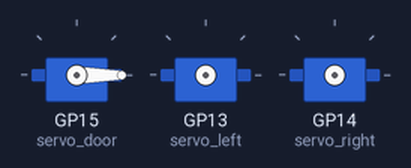
Bench run of a program on a simulated Raspberry Pi Pico running MicroPython. Shown: 3 × servo. Servo angles are drawn from the pulse width (0.5 ms = 0°, 2.5 ms = 180°).

Above: at 0.1 s.
At 2.1 s:
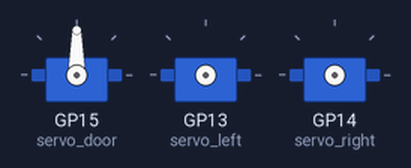
At 8.1 s:
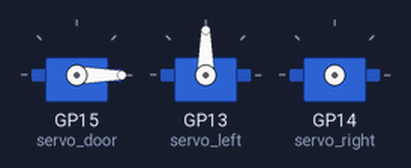
At 18.1 s:
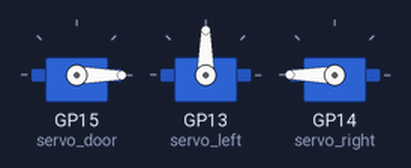
At 28.1 s:
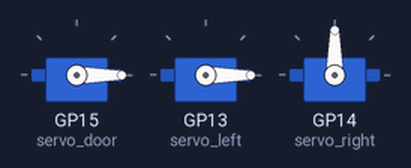
At 38.1 s:
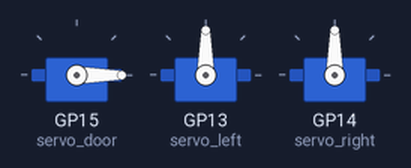
Timing chart, 0 to 39.6 s (numbered marks = the images above):
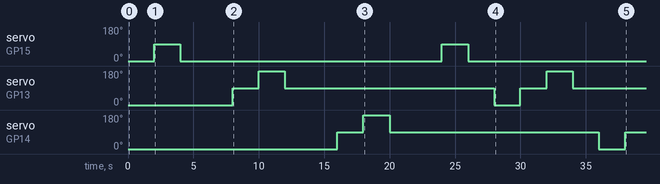

Measured:
- by itself, servo on GP15 (servo_door): alternates 90° for 2.0 s and 0° for 20.0 s
- by itself, servo on GP13 (servo_left): 0° → 90° at 8.0 s, → 180° 2.0 s later, → 90° 2.0 s later, → 0° 16.0 s later, … (7 changes in this stretch)
- by itself, servo on GP14 (servo_right): 0° → 90° at 16.0 s, → 180° 2.0 s later, → 90° 2.0 s later, → 0° 16.0 s later, … (5 changes in this stretch)

The program:

Mosiwi_servo.py
```python
# https://docs.micropython.org/en/latest/rp2/quickref.html
import time
from machine import Pin, PWM

"""
# create PWM object from a pin and set the frequency of slice 0
# and duty cycle for channel A
pwm0 = PWM(Pin(0))      # create PWM object from a pin
pwm0.freq()             # get the current frequency of slice 0
pwm0.freq(1000)         # set/change the frequency of slice 0
pwm0.duty_u16()         # get the current duty cycle of channel A, range 0-65535
pwm0.duty_u16(200)      # set the duty cycle of channel A, range 0-65535
pwm0.duty_u16(0)        # stop the output at channel A
print(pwm0)             # show the properties of the PWM object.
pwm0.deinit()           # turn off PWM of slice 0, stopping channels A and B

servo:
0.5ms ——— 0 degree；
1.0ms ——— 45 degree；
1.5ms ——— 90 degree；
2.0ms ——— 135 degree；
2.5ms ——— 180 degree；
11.111us = (2.5ms - 0.5ms)/180

20000us = 1s/50
0.305us = 20000us/65535
1639 = 0.5ms/0.305us
36.43 = 11.111/0.305
"""

class Servo:
    def __init__(self, pin):
        self.servo = PWM(Pin(pin))
        self.servo.freq(50)
        self.degree = 0

    def setDegree(self, degree):
        self.degree = degree
        self.servo.duty_u16(int(1639 + degree*36.43))

    def readDegree(self):
        return self.degree


if __name__ == '__main__':
    servo_door = Servo(15)
    servo_left = Servo(13)
    servo_right = Servo(14)

    while True:
        # open the door
        servo_door.setDegree(0)
        time.sleep(2)
        # close the door
        servo_door.setDegree(90)
        time.sleep(2)
        # open the door
        servo_door.setDegree(0)
        time.sleep(2)

        servo_left.setDegree(0)
        time.sleep(2)
        servo_left.setDegree(90)
        time.sleep(2)
        servo_left.setDegree(180)
        time.sleep(2)
        servo_left.setDegree(90)
        time.sleep(2)

        servo_right.setDegree(0)
        time.sleep(2)
        servo_right.setDegree(90)
        time.sleep(2)
        servo_right.setDegree(180)
        time.sleep(2)
        servo_right.setDegree(90)
        time.sleep(2)
```
